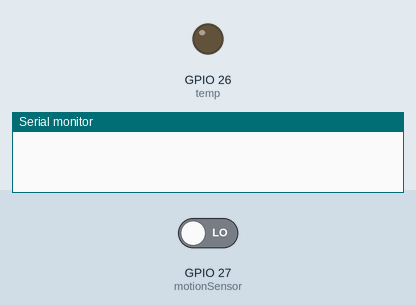
Bench run of a sketch on a simulated ESP32. On the bench: output pins drawn as LEDs (lit = HIGH), the last lines printed to the serial monitor. Inputs (shaded band) come from the test bench; at power-on: GPIO 27 (motionSensor) LOW.

Above: at 1.2 s.
1.3 s: GPIO 27 (motionSensor) driven HIGH
At 2.1 s:
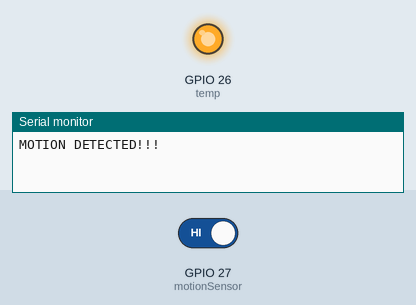
Timing chart, 0 to 4.3 s (numbered marks = the images above; inputs shaded):
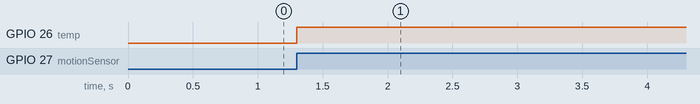

Measured:
- after the input at 1.3 s, GPIO 26 (temp): LOW → HIGH at once

The sketch:

CaoProject.ino
```cpp
 #define timeSeconds 10
int temp=26;
// Set GPIOs for LED and PIR Motion Sensor
const int motionSensor = 27;


// Checks if motion was detected, sets LED HIGH and starts a timer
void IRAM_ATTR detectsMovement() {
  Serial.println("MOTION DETECTED!!!");

}

void setup() {
  // Serial port for debugging purposes
  Serial.begin(115200);
  pinMode(temp,OUTPUT);
  // PIR Motion Sensor mode INPUT_PULLUP
  pinMode(motionSensor, INPUT_PULLUP);
  // Set motionSensor pin as interrupt, assign interrupt function and set RISING mode
  attachInterrupt(digitalPinToInterrupt(motionSensor), detectsMovement, RISING);


}

void loop() {

  // when motion is detected it will on the led light
  int out=digitalRead(motionSensor);
  if(out==HIGH){
    digitalWrite(temp,HIGH);
    delay(10000);
     digitalWrite(temp,LOW);
     //it will be off for 2 sec if it sense motion again it will on the led light
    Serial.println("off");
    delay(2000);
  }

}
```
